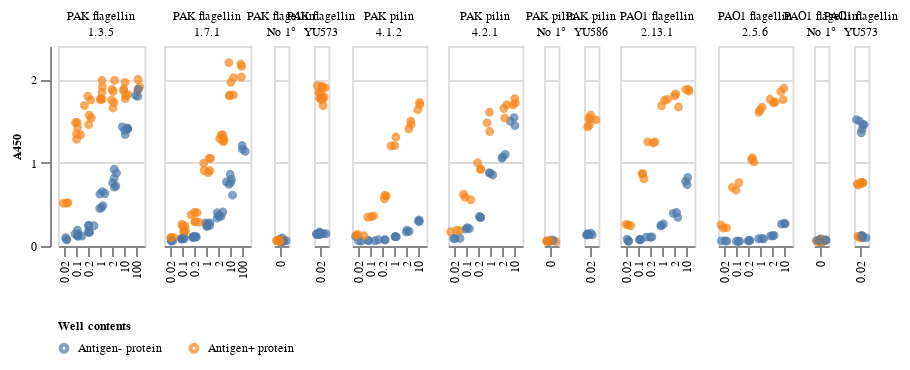

Notebook code for this chart:
### Code cell
(alt.Chart(CG025ae_af)
 .mark_point()
 .encode(
     x=alt.X("concentration:O", title=None,
             # continuous log scale interferes with facet plot width
             # scale=alt.Scale(type="log"), 
            ),
     y=alt.Y("A450", title="A450"),
     color=alt.Color("bait_antigen", title="Well contents", sort=["Antigen- protein","Antigen+ protein"]),
     xOffset="jitter:Q",
 ).transform_calculate(
    # Generate Gaussian jitter with a Box-Muller transform
    jitter="sqrt(-2*log(random()))*cos(2*PI*random())"
    # jitter='random()'
 ).properties(
     height=100
 )
 .facet(
     column=alt.Column("clone_antigen",
#                        sort=[
#                            "PAK flagellin\n1.3.5",
#                            "PAK flagellin\n1.7.1",
#                            "PAK flagellin\nNo 1°",
#                            "PAK flagellin\nYU573",
                           
#                            "PAO1 flagellin\n2.5.6",
#                            "PAO1 flagellin\n2.13.1",
#                            "PAO1 flagellin\nNo 1°",
#                            "PAO1 flagellin\nYU573",
                                                      
#                            "PAK pilin\n4.1.2",
#                            "PAK pilin\n4.2.1",
#                            "PAK pilin\nNo 1°",
#                            "PAK pilin\nYU586",
#                        ],
                       title=None)
 ).resolve_scale(
     x='independent',
     xOffset="independent"
 ).configure(
     view=dict(
         discreteWidth=dict(step=FONT_SIZE)
     ),
     facet=dict(
        spacing=FONT_SIZE//2
     ),
     point=dict(
         size=FONT_SIZE,
         strokeWidth=2,
     ),
     header=dict(
         labelFontSize=FONT_SIZE,
         titleFontSize=FONT_SIZE,
         labelPadding=FONT_SIZE//2,
     ),
     axis=dict(
         labelFontSize=FONT_SIZE,
         titleFontSize=FONT_SIZE
     ),
     legend=dict(
         titleFontSize=FONT_SIZE,
         labelFontSize=FONT_SIZE,
         symbolSize=FONT_SIZE*2,
         orient="bottom"
     )
 )
)

### Figure 1 — Vega-Lite specification as saved in the notebook (floating-point values rounded to 4 significant figures; data arrays with more than 128 entries replaced by an {"elided": "..."} marker saying what was removed)
{"config": {"view": {"continuousWidth": 300, "continuousHeight": 300, "discreteWidth": {"step": 6}}, "axis": {"labelFontSize": 6, "titleFontSize": 6}, "facet": {"spacing": 3}, "header": {"labelFontSize": 6, "titleFontSize": 6, "labelPadding": 3}, "legend": {"titleFontSize": 6, "labelFontSize": 6, "symbolSize": 12, "orient": "bottom"}, "point": {"size": 6, "strokeWidth": 2}}, "data": {"name": "data-05397b33513373d8b27606db449f4aff"}, "facet": {"column": {"field": "clone_antigen", "title": null, "type": "nominal"}}, "spec": {"mark": {"type": "point"}, "encoding": {"color": {"field": "bait_antigen", "sort": ["Antigen- protein", "Antigen+ protein"], "title": "Well contents", "type": "nominal"}, "x": {"field": "concentration", "title": null, "type": "ordinal"}, "xOffset": {"field": "jitter", "type": "quantitative"}, "y": {"field": "A450", "title": "A450", "type": "quantitative"}}, "height": 100, "transform": [{"calculate": "sqrt(-2*log(random()))*cos(2*PI*random())", "as": "jitter"}]}, "resolve": {"scale": {"x": "independent", "xOffset": "independent"}}, "$schema": "https://vega.github.io/schema/vega-lite/v5.17.0.json", "datasets": {"data-05397b33513373d8b27606db449f4aff": {"elided": "408 records"}}}
